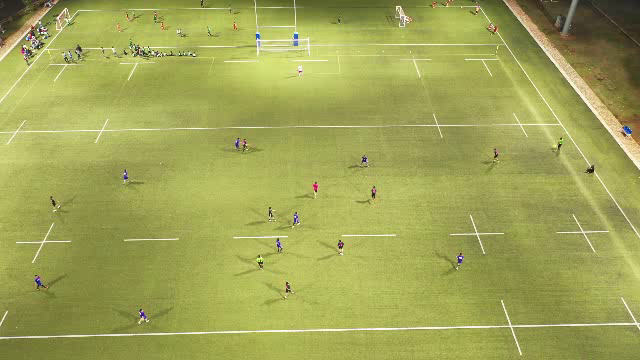
#> input picture src/img/frame_campo_resized.png, 640 x 360 px
$ python -i key-points-with-heranca.py   (imports and definitions only)
#> lines starting #> are read from the running program, lines starting #| are printed output that depends on the picture
#> further down, picture is the input picture: shape (360, 640, 3); mean B, G, R 86.3, 164.6, 160.6
from pitch_tracker.common import intersect
from pitch_tracker.key_points import KeyPoints
from pitch_tracker.key_lines import KeyLines

import numpy as np
import cv2

# ---------------------------------------------------------


# [91 lines left out: functions find_back_front_lines, remove_out_of_field, not called in this run]


def find_main_line(img):
    """
    Find the main line (~vertical line on the image)
    Return polar coordinates or None if no main line was found
    """

    # Use a canny/hough line detection to detect a vertical line
    dst = cv2.Canny(img, 50, 200, None, 3)
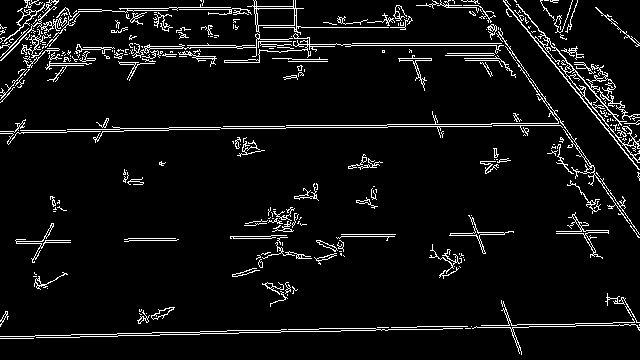
#> dst: shape (360, 640); 6.1% white in thin lines or dots
    # cv2.imshow("Canny", dst)
    # cv2.waitKey(0)

    # Copy edges to the images that will display the results in BGR
    cdst = cv2.cvtColor(dst, cv2.COLOR_GRAY2BGR)
#> cdst: shape (360, 640, 3); 6.1% white in thin lines or dots
    lines = cv2.HoughLines(
        dst,
        1,
        np.pi / 180 / 2,
        200,
        None,
        min_theta=0,
        max_theta=40 / 180 * np.pi,
    )
#> lines = None

    lines_other = cv2.HoughLines(
        dst,
        1,
        np.pi / 180 / 2,
        250,
        None,
        min_theta=130 / 180 * np.pi,
        max_theta=np.pi,
    )
#> lines_other = None

    if lines is not None:
        return lines[0][0]
    if lines_other is not None:
        return lines_other[0][0]
    return None


# [271 lines left out: functions find_central_circle, find_goal_line, find_key_points, not called in this run]


# main ----------------------------------------------------

video_path = 'videos/liverpool.mp4'
# [1 line not run here, left out]


frame_count = 0
# [22 lines not run here, left out]

>>> import cv2
>>> picture = cv2.imread('img/frame_campo_resized.png')
>>> result = find_main_line(picture)
